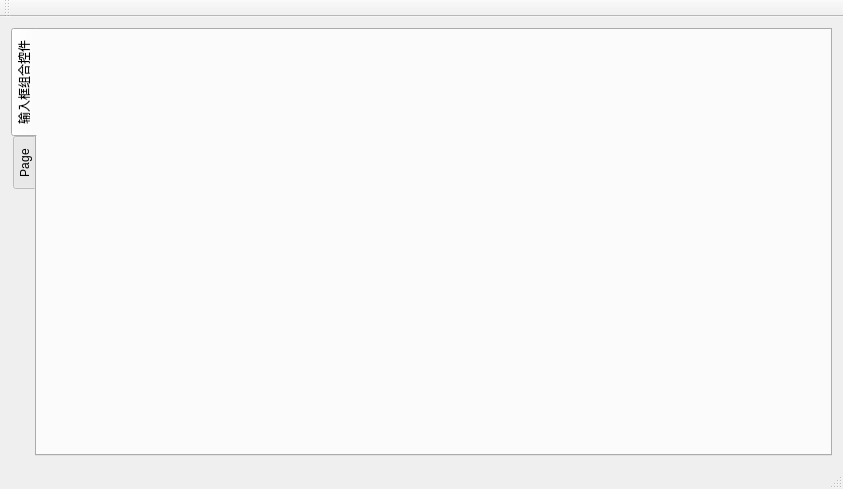
<?xml version="1.0" encoding="UTF-8"?>
<ui version="4.0">
 <class>MainWindow</class>
 <widget class="QMainWindow" name="MainWindow">
  <property name="geometry">
   <rect>
    <x>0</x>
    <y>0</y>
    <width>843</width>
    <height>489</height>
   </rect>
  </property>
  <property name="windowTitle">
   <string>MainWindow</string>
  </property>
  <widget class="QWidget" name="centralWidget">
   <layout class="QGridLayout" name="gridLayout">
    <item row="1" column="0">
     <widget class="QTabWidget" name="tabWidget">
      <property name="tabPosition">
       <enum>QTabWidget::West</enum>
      </property>
      <property name="currentIndex">
       <number>0</number>
      </property>
      <widget class="QWidget" name="tab_1">
       <attribute name="title">
        <string>输入框组合控件</string>
       </attribute>
       <widget class="ImageItem" name="imageItem">
        <property name="geometry">
         <rect>
          <x>20</x>
          <y>40</y>
          <width>231</width>
          <height>81</height>
         </rect>
        </property>
       </widget>
       <widget class="TextItem" name="textItem">
        <property name="geometry">
         <rect>
          <x>240</x>
          <y>60</y>
          <width>257</width>
          <height>44</height>
         </rect>
        </property>
       </widget>
      </widget>
      <widget class="QWidget" name="tab_2">
       <attribute name="title">
        <string>Page</string>
       </attribute>
       <layout class="QGridLayout" name="gridLayout_2"/>
      </widget>
     </widget>
    </item>
   </layout>
  </widget>
  <widget class="QMenuBar" name="menuBar">
   <property name="geometry">
    <rect>
     <x>0</x>
     <y>0</y>
     <width>843</width>
     <height>23</height>
    </rect>
   </property>
  </widget>
  <widget class="QToolBar" name="mainToolBar">
   <attribute name="toolBarArea">
    <enum>TopToolBarArea</enum>
   </attribute>
   <attribute name="toolBarBreak">
    <bool>false</bool>
   </attribute>
  </widget>
  <widget class="QStatusBar" name="statusBar"/>
 </widget>
 <layoutdefault spacing="6" margin="11"/>
 <customwidgets>
  <customwidget>
   <class>ImageItem</class>
   <extends>QWidget</extends>
   <header>ImageItem.h</header>
  </customwidget>
  <customwidget>
   <class>TextItem</class>
   <extends>QWidget</extends>
   <header>TextItem.h</header>
  </customwidget>
 </customwidgets>
 <resources/>
 <connections/>
</ui>
